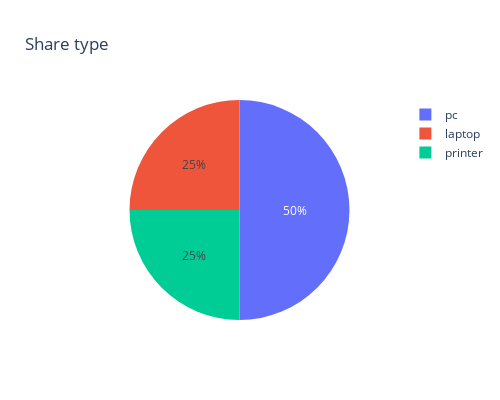

Notebook code for this chart:
### Code cell
# task3 (lesson5)
# Компьютерная фирма: Сделать на базе предыдущего view график - круговую диаграмму.
df = pd.read_sql_query("""select * from distribution_by_type_2""", conn)
fig = px.pie(df, values = 'round', names = 'type', title = 'Share type', width = 500, height = 400)
fig.show()

### Figure 1 — Plotly figure (JSON) as saved in the notebook; plotly's stock layout.template omitted (floating-point values rounded to 4 significant figures)
{"data": [{"domain": {"x": [0, 1], "y": [0, 1]}, "hovertemplate": "type=%{label}<br>round=%{value}<extra></extra>", "labels": ["laptop", "pc", "printer"], "legendgroup": "", "name": "", "showlegend": true, "type": "pie", "values": [25, 50, 25]}], "layout": {"height": 400, "legend": {"tracegroupgap": 0}, "title": {"text": "Share type"}, "width": 500}}
